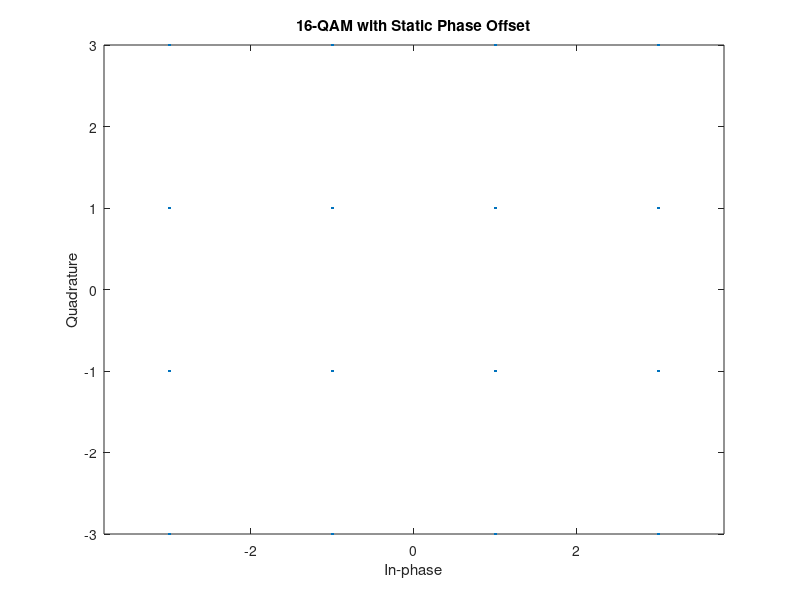
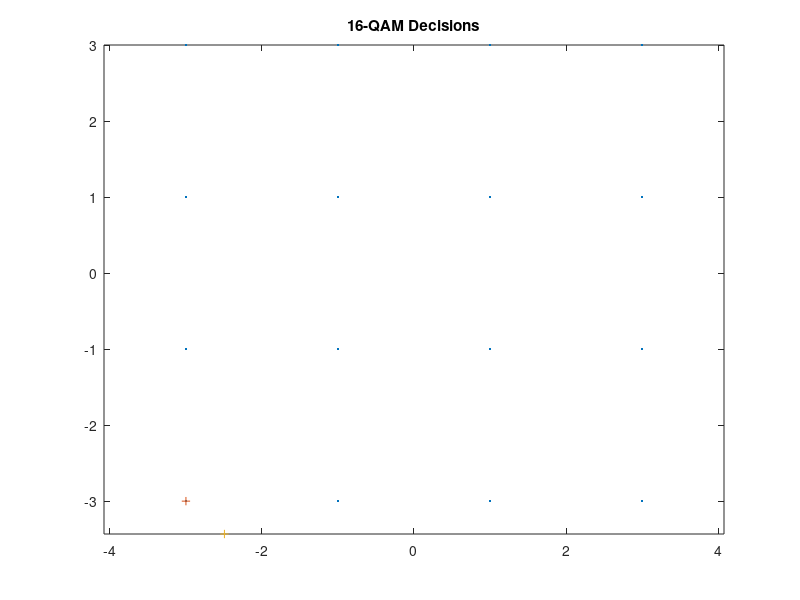
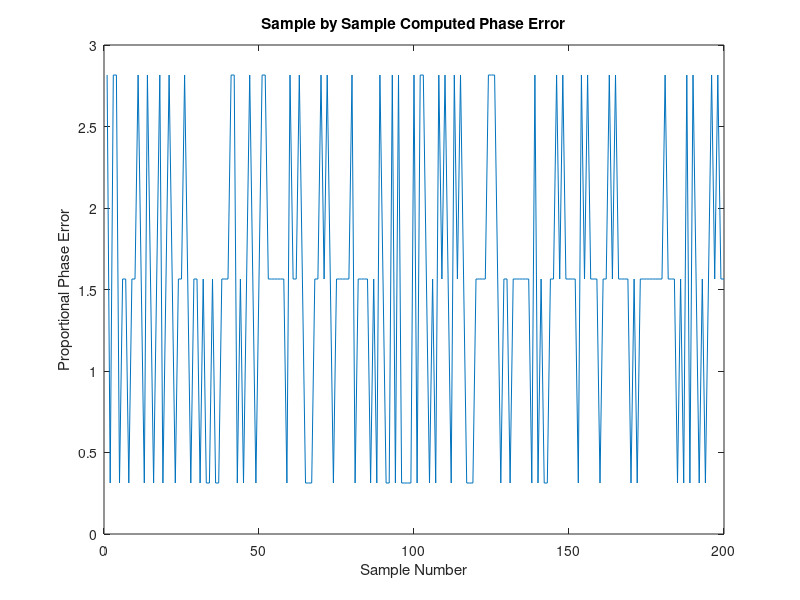
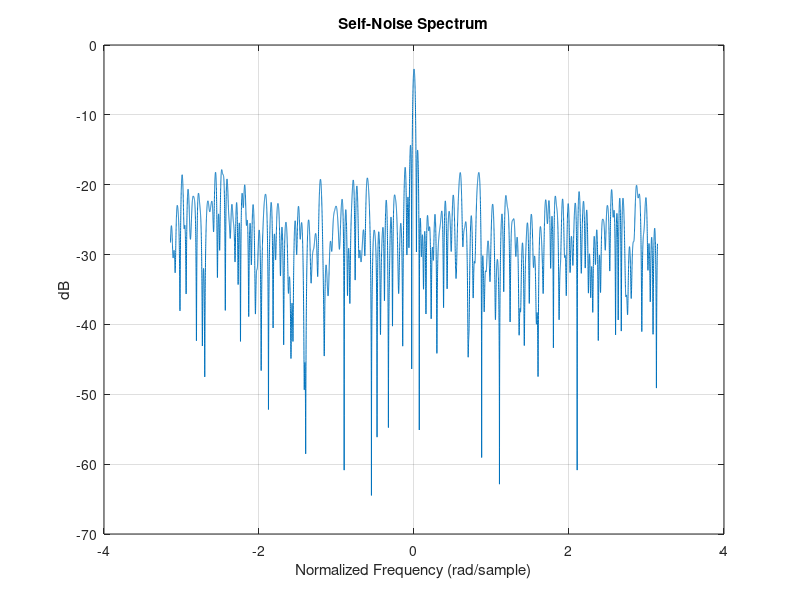

The MATLAB source for these figures, in order: (Note: this script raises an error after producing the figures.)
clear all
close all
clc;

M=16; % 16-QAM

% Create random QAM data symbols with a static phase offset
numSymbols = 200;

% Create a random data source
data = randi([0 15], 1, numSymbols);
phase = pi/20;
% Map symbols using the constellation
symbols = qammod(data, M);

% Display the constellation diagram
scatterplot(symbols);
title('16-QAM with Static Phase Offset');
axis equal;

% Add a static phase offset
phaseOffset = pi/20;
disp(['Phase error introduced is ' num2str(phaseOffset) ' radians']);
tx = symbols .* exp(1i * phaseOffset);

%% Decision Directed Phase Detector

% Generator decisions:
% Round I and Q to be closest to +/-1 and +/-3
% This is done by first dividing by 2 to have
% closest to +/-1.5 and +/-0.5
% Then shifting by 0.5 to get 1, 0, 1, 2 in order
% to use the integer round function, and then once
% rounded, return to the original levels:

% Create a complex signal tx (16-QAM with static phase offset)
tx = symbols .* exp(1i * phaseOffset);

% Generator decisions
decisionI = (round(real(tx)/2 + 0.5) - 0.5) * 2;
decisionQ = (round(imag(tx)/2 + 0.5) - 0.5) * 2;
decisions = decisionI + 1i * decisionQ;

% Plot the decisions
figure;
plot(decisionI, decisionQ, '.');
hold on;
plot(real(decisions(1)), imag(decisions(1)), '+');
hold on
plot(real(tx(1)), imag(tx(1)), '+');
title('16-QAM Decisions');
axis equal;

% Calculate average magnitude of decisions and tx
A = mean(abs(decisions));
disp(['Average magnitude of decisions is ' num2str(A)]);
disp(['Average magnitude of tx is ' num2str(mean(abs(tx)))]);



%% Compute the phase detector error between actual samples and closest decision:

% Showing the two approaches of the same computation, the first
% demonstrates processing on the I and Q samples as would be done in 
% implementation, the second shows the direct calculation on the 
% complex samples, which as demonstrated by tic/toc is faster for 
% simulation; both provide the same result.

% Approach 1:
tic;
ph_error = decisionI .* imag(conj(tx) .* tx) - decisionQ .* real(conj(tx) .* tx);
toc;

% Approach 2:
tic;
ph_error = imag(conj(decisions) .* tx);
toc;

disp(['True phase error = ' num2str(phase)]);
disp(['Proportional phase error measured = ' num2str(mean(ph_error))]);
disp(['Detector gain = ' num2str(mean(ph_error) / phase)]);
disp(['Proportional phase error predicted by A^2 sin(theta) = ' num2str(mean(abs(decisions).^2) * sin(phase))]);

figure;
plot(ph_error);
title('Sample by Sample Computed Phase Error');
xlabel('Sample Number');
ylabel('Proportional Phase Error');


%% FFT of phase error result

npts = 2^14;

% Note: cannot use small angle approximation and just take FFT of ph_error directly!
ph_noise = fftshift(fft(exp(1i * ph_error) / length(ph_error), npts));
frange = (-npts/2):(npts/2-1);

figure;
plot(2 * pi * frange / npts, 20 * log10(abs(ph_noise)));
grid on;
ylabel('dB');
xlabel('Normalized Frequency (rad/sample)');
title('Self-Noise Spectrum');


%% Magnitude-scaled phase measurement

disp(['True phase error = ', num2str(phase, '%0.4f')]);

ph_error = imag(conj(decisions) .* tx) ./ (abs(decisions).^2)

disp(['Estimated phase error = ', num2str(mean(ph_error), '%0.4f')]);

figure;
plot(ph_error);
title('Sample by Sample Computed Phase Error with Mag Scaling');
xlabel('Sample Number');
ylabel('Phase Error');

%% Same with a frequency offset

% Create random data source
num_symb = 200;

data = randi([0, 15], 1, num_symb);
symbols = qammod(data, 16);

% Increase phase increment on every count
phase_step = pi/200;
phase_ramp = phase_step*(1:num_symb);
tx = symbols .* exp(1j*phase_ramp);

% Round I and Q to be closest to +/-1 and +/-3
decisionI = (round(real(symbols)/2 + 0.5) - 0.5) * 2;
decisionQ = (round(imag(symbols)/2 + 0.5) - 0.5) * 2;
decisions = decisionI + 1i*decisionQ;

% Phasor error computation
ph_error = imag(conj(decisions) .* tx) ./ (abs(decisions).^2);

figure;
plot(ph_error, 'DisplayName', 'Estimated Error');
hold on;
plot(phase_ramp, 'DisplayName', 'True Error');
hold off;
legend;
title('Sample by Sample Computed Phase Error');
xlabel('Sample Number');
ylabel('Phase Error');

%% Demonstrating carrier offset measurement multiple samples/symbol with pulse shaping

% First upsample the data
% with a raised cosine pulse shaping filter (see Class 1):
num_symb = 24000;
sym_rate = 1e3;
sym_length = 26;      % Duration of impulse response
oversamp = 4;         % Samples per symbol
fs = sym_rate * oversamp;   % Sampling rate
alpha = 0.5;          % Roll-off factor (set between 0 and 1)
data = randi([0, 15], 1, num_symb);
symbols = qammod(data, 16);

h_rrc = rcosdesign(alpha, sym_length, oversamp, 'sqrt')/sqrt(oversamp);
h_rc =conv(h_rrc,h_rrc);
[h, w] =freqz(h_rc, 1, "half",fs);
index = linspace(-sym_length/2, sym_length/2, sym_length * oversamp);

tx = zeros(1, num_symb * oversamp);
tx(1:oversamp:end) = symbols;

% Pass data through tx pulse shaping filter:
tx_shaped = filter(h_rc, 1, tx);

%% IQ Diagram of Modulated Waveform with No Carrier Offset

figure;
plot(real(tx_shaped), imag(tx_shaped));
axis equal;
title('IQ Diagram of Modulated Waveform with No Carrier Offset');

%% Discriminator Output, No Frequency Offset

product = tx_shaped .* conj(circshift(tx_shaped, [0, 1]));

fout = imag(product);
disp(['The average out of the discriminator is ', num2str(mean(fout), '%0.3f')]);
disp(['The std out of the discriminator is ', num2str(std(fout), '%0.3f')]);

figure;
plot(fout);
hold on;
plot([0, length(tx_shaped)], [mean(fout), mean(fout)]);
xlabel('Time (samples)');
title('Case 1: Discriminator Output, No Frequency Offset');

%% Induce a Frequency Offset

foffset = sym_rate * 0.1;
t = (0:length(tx_shaped)-1)/fs;

tx_offset = tx_shaped .* exp(1j*2*pi*foffset*t);

figure;
plot(real(tx_offset), imag(tx_offset));
axis equal;
title('IQ Diagram of Modulated Waveform with Carrier Offset');

%% Calculate Discriminator Output with Frequency Offset

fout = imag(tx_offset .* conj(circshift(tx_offset, [0, 1])));
disp(['The average out of the discriminator is ', num2str(mean(fout), '%0.3f')]);
disp(['The std out of the discriminator is ', num2str(std(fout), '%0.3f')]);

figure;
plot(fout);
hold on;
plot([0, length(tx_offset)], [mean(fout), mean(fout)]);
title('Case 1: Discriminator Output, Frequency Offset');

%% FFT of Discriminator Output (Frequency Noise)

npts = 2^14;
freq_noise = fftshift(fft(fout / length(fout), npts));
frange = -npts/2 : npts/2 - 1;

figure;
plot(2*pi*frange/npts, 20*log10(abs(freq_noise)));
grid on;
ylabel('dB');
xlabel('Normalized Frequency (rad/sample)');
title('Discriminator Spectrum');


%% Timing Error Detection: Eye Diagram

num_cycles = 4;      % number of symbols to display in eye diagram
windows = 200;       % a window is one path across display shown 
upsample = 16;

% Resample data to 64x per symbol to emulate continuous waveform
tx_resamp = resample(tx_shaped, upsample, 1);

samp_per_win = oversamp * upsample * num_cycles;

% Divide by number of samples per win and then 
% pad zeros to next higher multiple using tx_eye = reshape(tx_shaped, N, [])
N = floor(length(tx_resamp) / samp_per_win);
tx_eye = [tx_resamp(:); zeros(N * samp_per_win - length(tx_resamp), 1)];
grouped = reshape(tx_eye, samp_per_win, N);

transient = sym_length / 2;
eye = real(grouped);

% Create an x-axis in samples np.shape(eye) gives the
% 2-dimensional size of the eye data and the first element
% is the interpolated number of samples along the x-axis
nsamps = size(eye, 1);
xaxis = (1:nsamps) / upsample;

figure;

% Plot showing continuous trajectory of 
plot(xaxis, eye(:, transient : transient + windows));

% Actual sample locations
hold on;
plot(xaxis(1 : upsample : end), eye(1 : upsample : end, transient : transient + windows), 'b.');
hold off;

title('Eye Diagram');
xlabel('Samples');
grid on;

%% Algorithms for timing recovery
% Gardner 

% Generate all offsets over symbol duration
offsets = 0:upsample*oversamp-1;

% Rotate offsets to center error detection plot
offsets = circshift(offsets, -25);

% Increment through each offset and compute the average timing error
ted_results = gardner_ted(tx_resamp, upsample*oversamp, offsets);

figure;
plot(-31:32, ted_results);
title('Gardner TED Results for QAM Waveform');
xlabel('Sample Offset');
ylabel('Measured Timing Error');
grid on;


% Mueller and Mueller 

% Increment through each offset and compute the average timing error
mm_results = mandm_ted(tx_resamp, upsample*oversamp, offsets);

figure;
plot(-31:32, mm_results);
title('M&M Results for QAM Waveform');
xlabel('Sample Offset');
ylabel('Measured Timing Error');
grid on;

%% Carrier offset measurement under timing offset conditions
% consider different conditions of time offset by changing n1 below and running the subsequent cells
n1 = 0; % change n1=0,1,2,3 to select other offsets with reference to the eye diagram above
tx_time_offset = 4 * tx_shaped(n1+1 : 4 : end); % scaled to normalize with decision boundaries

figure;
plot(real(tx_time_offset), imag(tx_time_offset), 'o');
title('16QAM w/ Timing Offset');
axis equal;

% add phase offset:
phase_offset = 0.51;
tx_ph_time_offset = tx_time_offset * exp(1j * phase_offset);
tx_ph = tx_shaped * exp(1j * phase_offset);

figure;
plot(real(tx_ph_time_offset), imag(tx_ph_time_offset), 'o');
title('16QAM w/ Timing and Phase Offset');
axis equal;

% Decision Directed Phase Detector result (using magnitude scaled implementation introduced above)
decisionI = (round(real(tx_ph_time_offset)/2 + 0.5) - 0.5) * 2;
decisionQ = (round(imag(tx_ph_time_offset)/2 + 0.5) - 0.5) * 2;
decisions = decisionI + 1i * decisionQ;

ph_error = imag(conj(decisions) .* tx_ph_time_offset) ./ (abs(decisions).^2);

fprintf('The average out of the discriminator is %0.3f\n', mean(ph_error));
fprintf('The std out of the discriminator is %0.3f\n', std(ph_error));

figure;
plot(ph_error);
hold on;
plot([0, length(ph_error)], [mean(ph_error), mean(ph_error)]);
title('Sample by Sample and Average Out of Phase Detector');

figure;
plot((-length(ph_error)/2:length(ph_error)/2-1), fftshift(20*log10(abs(fft(ph_error)))));
title('FFT of Phase Detector Output');
xlabel('Frequency Bin');
ylabel('dB');
axis([-length(ph_error)/2, length(ph_error)/2, 10, 70]);


%% demonstrating x^4 recovery for QAM waveform above

% the phase of the resulting detector output will be 4x the actual phase error, and
% similarly the frequency of the resulting detector output will be 4x the actual frequency error.
% For the tracking loop, we really just need an error metric, so the factor of 4 becomes part of
% the loop gain.

% Below as the FFT shows the strong DC component, as expected for the case of a static phase error.
% If this phase was changing with time (frequency), we would see the resulting shift in frequency 
% in the FFT.

error = (tx_ph .* exp(1j*2*pi*0.01*(1:length(tx_ph)))).^4;

figure;

subplot(2,1,1);
plot((-length(tx_ph)/2:length(tx_ph)/2-1), fftshift(20*log10(abs(fft(tx_ph .* kaiser(length(tx_ph),8).')))));
grid on;
axis([-length(error)/2, length(error)/2, -80, 60]);
title('FFT of 16-QAM Waveform');
ylabel('dB');
xlabel('Frequency Bin');

subplot(2,1,2);
plot((-length(error)/2:length(error)/2-1), fftshift(20*log10(abs(fft(error)))));
title('FFT of (QAM)^4 Output');
ylabel('dB');
xlabel('Frequency Bin');
axis([-length(error)/2, length(error)/2, 20, 90]);
grid on;

sgtitle('Demonstrating x^4 Recovery for QAM Waveform');

%% complex IQ plot of error signal
fprintf('%.4f %.4f\n', mean(real(error)), mean(imag(error)));
figure;
plot(real(error), imag(error), 'LineWidth', 0.5);
hold on
arrowScale = 4 * mean(real(error)) / abs(mean(error));
arrowDirection = 4 * mean(imag(error)) / abs(mean(error));
quiver(0, 0, arrowScale, arrowDirection, 'Color', 'red', 'LineWidth', 2);
title('(16QAM)^4 w/ Timing and Phase Offset');
axis equal;
grid on;





%% Carrier Tracking Loop
% 𝐺ol(𝑧)=2𝜋𝐴^2(𝑇+τ2)/τ1 *(𝑧−(τ2/(Τ+𝜏2))/(𝑧−1)^2

% Loop Parameters
A = 1;                  % magnitude of complex input
T = 1/12e6;             % symbol duration in seconds (inverse of loop update rate)
w3db = 2*pi*76.32e3;    % 3 dB loop BW
zeta = 0.5;             % damping factor

Kv = 2*pi/T;            % NCO gain
Kd = A^2;               % Discriminator gain
alpha = 1 - 2*zeta^2;
wn = w3db / sqrt(alpha + sqrt(alpha^2 + 1));  % natural frequency
tau1 = Kv * Kd / wn^2;  % loop filter time constant
tau2 = 2 * zeta / wn;    % Loop filter time constant

% The numerator z in NCO cancels with denominator z from parasitic delay in loop
H_nco = tf([Kv*T], [1, -1], T);  % NCO transfer function (phase accumulator) without numerator z
H_lf = tf([(T + tau2) / tau1, -tau2 / tau1], [1, -1], T);  % PI Loop filter

Gol = H_nco * H_lf * Kd;
disp(Gol);

% Plot Bode Plot
figure;
bode(Gol);

% Print open-loop zero and open-loop gain
fprintf('Open loop zero = %.4f\n', tau2 / (T + tau2));
fprintf('Open loop gain = %.4f\n', 2 * pi * A^2 * (T + tau2) / tau1);

% Print additional loop parameters
fprintf('Natural frequency = %.4f rad/sec\n', wn / (2 * pi));
fprintf('Loop bandwidth = %.4f rad/sec\n', w3db);
fprintf('T/tau1 = %.2f us\n', T / tau1 * 1e6);
fprintf('tau1/tau2 = %.4f\n', tau1 / tau2);
fprintf('tau1 = %.2f us\n', tau1 * 1e6);
fprintf('tau2 = %.2f us\n', tau2 * 1e6);
disp(H_nco);
disp(Kv * Kd / (2 * pi));
disp(T - tau2);
disp(tau2 / tau1);
disp(T / tau1);
disp(tau2 / T);

% Step response
figure;
t = (0:349) * T;
yout = step(1 / (1 + Gol), t);
plot(t / T, yout);
grid on;
xlabel('Symbol Number');
ylabel('Phase Error [radians]');
title('Step Response');

% Ramp response
integrator = tf([1, 0], [1, -1], T);  % transfer function of z/(z-1)
mag = 2 * pi * 55e3 / 12e6;  % magnitude of step based on freq offset, normalized to loop update rate

% Loop gain 0.0324 as given above:
[yout, t] = step(mag * integrator / (1 + Gol), (0:349) * T);

% Compare to loop gain 0.076 as shown in the presentation
% I do this by dividing Gol by 0.0324 and then multiplying it by 0.076 in the closed
% loop transfer function input below:
[yout2, t2] = step(mag * integrator / (1 + (0.076 / 0.0324) * Gol), (0:349) * T);

figure;
plot(t / T, yout, 'DisplayName', 'Gain = 0.0324');
hold on;
plot(t2 / T, yout2, 'DisplayName', 'Gain = 0.0760');
grid on;
xlabel('Symbol Number');
ylabel('Phase Error [radians]');
title('Ramp Response');
legend;
axis([0, 350, -0.2, 0.8]);

% Pole-zero map
sys_cl = 1 / (1 + Gol);
figure;
pzmap(sys_cl);
axis([0.95, 1.02, -0.05, 0.05]);
grid on;


function ted_results = gardner_ted(tx, n, offsets)
    % tx: oversampled complex waveform
    % n: oversampling rate
    % offsets: array of sample offsets to test
    
    ted_results = zeros(size(offsets));
    
    for i = 1:length(offsets)
        offset = offsets(i);
        
        % Downsample to 2 samples per symbol with timing offset
        tx2 = tx(offset + 1 : n/2 : end);
        
        % Generate a prompt, late, and early each offset by 1 sample
        late = tx2(3:end);
        early = tx2(1:end-2);
        prompt = tx2(2:end-1);
        
        % Compute and store the Gardner Error result
        tmp = (late - early);
        ted_results(i) = mean(real(conj(prompt(1:2:end)).*tmp(1:2:end)));
    end
end

function mm_results = mandm_ted(tx, n, offsets)
    % tx: oversampled waveform
    % n: oversampling rate
    % offsets: array of sample offsets to test
    
    mm_results = zeros(size(offsets));
    
    for i = 1:length(offsets)
        offset = offsets(i);
        
        % Downsample to 1 sample per symbol with timing offset
        tx2 = tx(offset + 1 : n : end);
        
        % Compute M&M on real axis
        sign_tx2_real = sign(real(tx2));
        mm_real = real(tx2(2:end)).*sign_tx2_real(1:end-1) - real(tx2(1:end-1)).*sign_tx2_real(2:end);
        
        % Compute M&M on imag axis
        sign_tx2_imag = sign(imag(tx2));
        mm_imag = imag(tx2(2:end)).*sign_tx2_imag(1:end-1) - imag(tx2(1:end-1)).*sign_tx2_imag(2:end);
        
        % Store the M&M results
        mm_results(i) = mean(mm_real + mm_imag);
    end
end